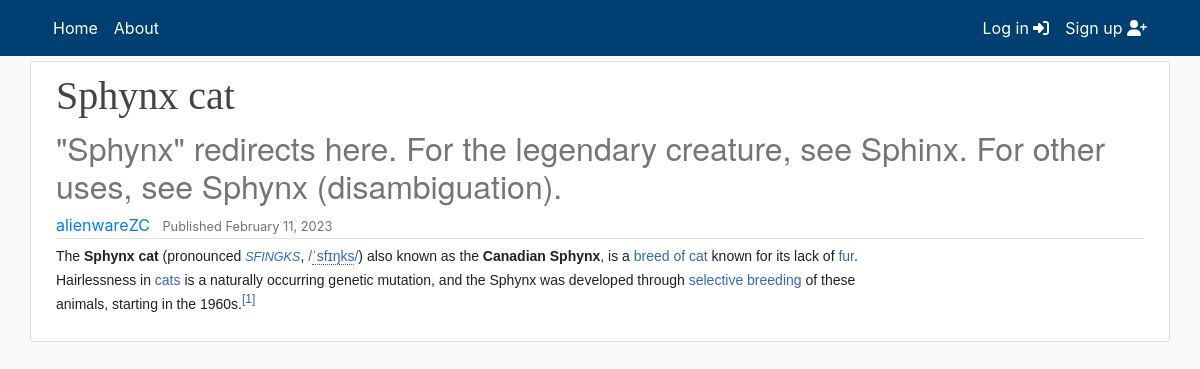
The app's page /cats/sphynx-cat with its own data.
### main/models.py (models this page shows, shortened)
class Article(models.Model):
    def image_upload_to(self, instance=None):
        if instance:
            return os.path.join('ArticleSeries', slugify(self.series.slug),
                                slugify(self.article_slug), instance)
        return None
    title = models.CharField(max_length=200)
    subtitle = models.CharField(max_length=200, default="", blank=True)
    article_slug = models.SlugField("Article slug",
                                    null=False,
                                    blank=False,
                                    unique=True)
    content = HTMLField(blank=True, default="")
    notes = HTMLField(blank=True, default="")
    published = models.DateTimeField("Date published", default=timezone.now)
    modified = models.DateTimeField("Date modified", default=timezone.now)
    series = models.ForeignKey(ArticleSeries,
                               default="",
                               verbose_name="Series",
                               on_delete=models.SET_DEFAULT)
    author = models.ForeignKey(get_user_model(),
                               default=1,
                               on_delete=models.SET_DEFAULT)
    image = models.ImageField(default='default/no_image.jpg',
                              upload_to=image_upload_to,
                              max_length=255)
    @property
    def slug(self):
        return self.series.slug + "/" + self.article_slug
    class Meta:
        verbose_name_plural = "Article"
        ordering = ['title', '-published']

### users/models.py (models this page shows)
class CustomUser(AbstractUser):
    def image_upload_to(self, instance=None):
        if instance:
            return os.path.join('Users', self.username, instance)
        return None
    STATUS = (('regular', 'regular'), ('subscriber', 'subscriber'),
              ('moderator', 'moderator'))
    email = models.EmailField(unique=True)
    status = models.CharField(max_length=100, choices=STATUS, default='regular')
    description = models.TextField('Description',
                                   max_length=600,
                                   default='',
                                   blank=True)
    image = models.ImageField(default='default/user.jpg',
                              upload_to=image_upload_to)
    def __str__(self):
        return self.username

### main/views.py (the view)
# urls.py: path("<series>/<article>", views.article, name="article"),
def article(request, series: str, article: str):
    matching_article = Article.objects.filter(series__slug=series,
                                              article_slug=article).first()
    return render(request=request,
                  template_name='main/article.html',
                  context={"object": matching_article})

### main/templates/main/article.html (shortened to what this page needs)
{% extends "main/header.html" %}
{% block content %}
<div class="row media content-section mobiledevice">
    <div class="col-lg-12 col-md-12 col-sm-12">
        <div class="d-flex">
            <div>
                <h1 class="title-style">{{ object.title }}</h1>
                <h2 class="subtitle-style">{{ object.subtitle }}</h2>
            </div>
        </div>
        <div class="d-flex article-metadata">
            <div>
                <a class='mr-2' href="{% url 'profile' object.author %}">{{ object.author }}</a>
                <small class="text-muted">Published {{ object.published|date:"F d, Y" }}</small>
            </div>
        </div>
    </div>
    <div class="col-lg-9 col-md-12 col-sm-12" id="content">
        <div class="article-style">
            {{ object.content|safe }}
        </div>
    </div>
{% endblock content %}

### main/static/main/main.css (style rules this page uses)
:root { --footercolor: #003F72; --navbarcolor: #003F72; --btncolor: #003F72; --socialcolor: #003F72; --brightText: #ffffff; }
body { background: #fafafa; }
h1, h2, h3, h4, h5, h6 { color: #444444; }
.content-section { background: #ffffff; padding: 10px 20px; border: 1px solid #dddddd; border-radius: 3px; margin-bottom: 20px; }
.article-metadata { padding-bottom: 1px; margin-bottom: 4px; border-bottom: 1px solid #e3e3e3 }
@media screen and (min-width: 600px) { .mobiledevice { padding-left: 10px; padding-right: 10px; } }
.title-style { font-family: fell, Georgia, Cambria, 'Times New Roman', Times, serif !important; }
.subtitle-style { font-family: sohne, 'Helvetica Neue', Helvetica, Arial, sans-serif !important; color: rgba(117, 117, 117, 1) !important; }

### records on screen
Article: title "Sphynx cat", subtitle "\"Sphynx\" redirects here. For the legendary creature, see Sphinx. For other uses, see Sphynx (disambiguation).", author "alienwareZC", published "February 11, 2023", content "The Sphynx cat (pronounced SFINGKS , / ˈ s f ɪ ŋ k s / ) also known as the Canadian Sphynx , is a breed of cat known for its lack of fur . Hairlessness in cats is a naturally occurring genetic mutation, and the Sphynx was developed through selective breeding of these animals, starting in the 1960s. [1]"
